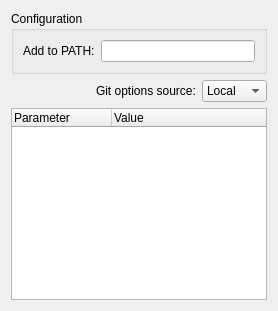
       <widget class="QWidget" name="GitConfig">
        <attribute name="title">
         <string>Gi&amp;t config</string>
        </attribute>
        <layout class="QVBoxLayout" name="verticalLayout_3">
         <item>
          <layout class="QVBoxLayout" name="verticalLayout_2">
           <item>
            <widget class="QGroupBox" name="groupBox">
             <property name="title">
              <string>Configuration</string>
             </property>
             <layout class="QVBoxLayout" name="verticalLayout">
              <item>
               <layout class="QHBoxLayout" name="horizontalLayout_2">
                <item>
                 <widget class="QLabel" name="label_2">
                  <property name="text">
                   <string>Add to PATH:</string>
                  </property>
                  <property name="scaledContents">
                   <bool>true</bool>
                  </property>
                 </widget>
                </item>
                <item>
                 <widget class="QLineEdit" name="lineEditAddPath"/>
                </item>
               </layout>
              </item>
             </layout>
            </widget>
           </item>
           <item>
            <layout class="QHBoxLayout" name="horizontalLayout">
             <item>
              <spacer name="horizontalSpacer">
               <property name="orientation">
                <enum>Qt::Horizontal</enum>
               </property>
               <property name="sizeHint" stdset="0">
                <size>
                 <width>40</width>
                 <height>20</height>
                </size>
               </property>
              </spacer>
             </item>
             <item>
              <widget class="QLabel" name="textLabelGitConfigSource">
               <property name="text">
                <string>Git options source:</string>
               </property>
              </widget>
             </item>
             <item>
              <widget class="QComboBox" name="comboBoxGitConfigSource">
               <item>
                <property name="text">
                 <string>Local</string>
                </property>
               </item>
               <item>
                <property name="text">
                 <string>Global</string>
                </property>
               </item>
              </widget>
             </item>
            </layout>
           </item>
           <item>
            <widget class="QTreeWidget" name="treeWidgetGitConfig">
             <property name="columnCount">
              <number>2</number>
             </property>
             <column>
              <property name="text">
               <string notr="true">Parameter</string>
              </property>
             </column>
             <column>
              <property name="text">
               <string>Value</string>
              </property>
             </column>
            </widget>
           </item>
          </layout>
         </item>
        </layout>
       </widget>
